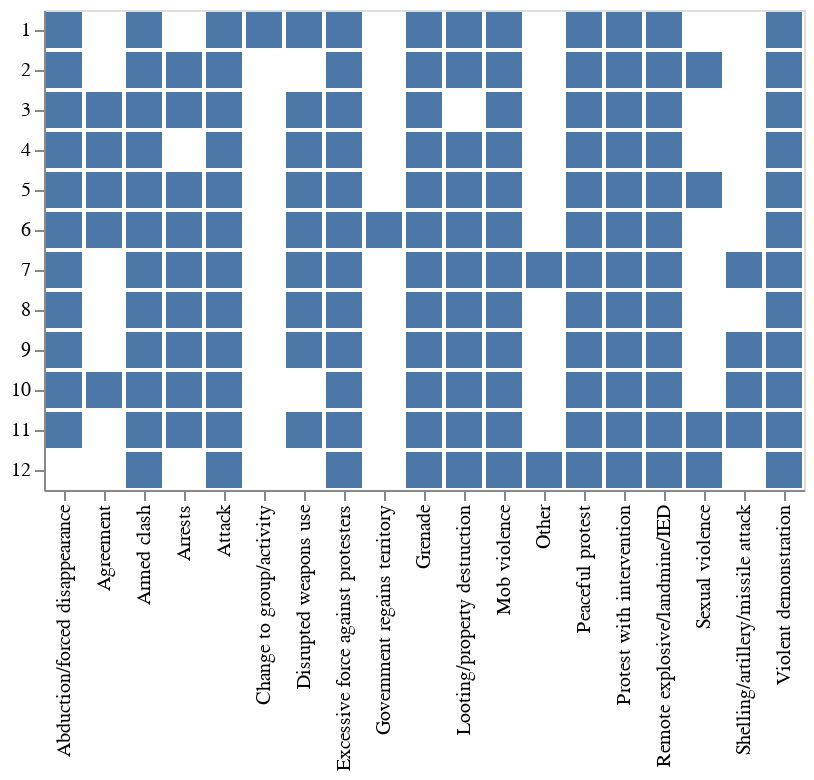

Here is the notebook cell this chart was saved with:
### Code cell
@vlplot(:bar, x = df_2016.sub_event_type, y = df_2016.month)

### Figure 1 — Vega-Lite specification as saved in the notebook (floating-point values rounded to 4 significant figures; data arrays with more than 128 entries replaced by an {"elided": "..."} marker saying what was removed)
{"data": {"values": {"elided": "13366 records"}}, "encoding": {"x": {"field": "x", "title": null, "type": "nominal"}, "y": {"field": "y", "title": null}}, "mark": "bar"}
